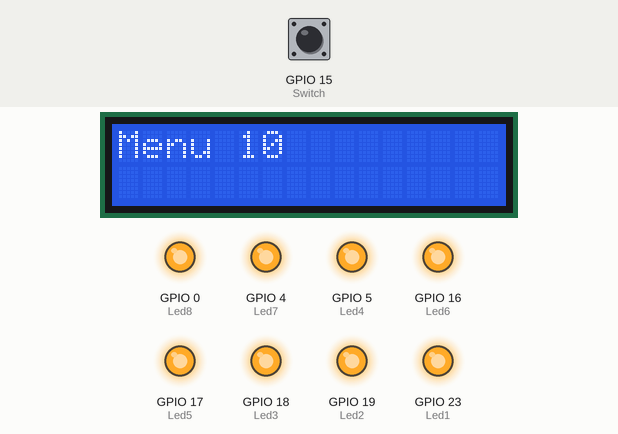
This program was run on a simulated ESP32. Shown: 16×2 character LCD, output pins drawn as LEDs (lit = HIGH). Dashed ring = blinking. The test bench sets the inputs (shaded band); at power-on: GPIO 15 (Switch) HIGH.

Above: at 1.2 s.
1.3 s: GPIO 15 (Switch) pulled LOW for 0.15 s
At 2.11 s:
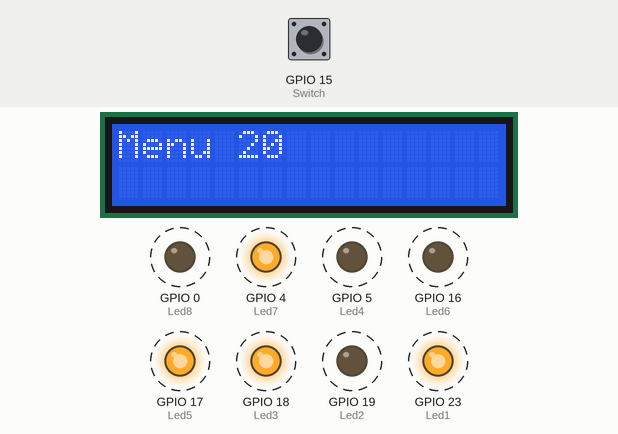
4.3 s: GPIO 15 (Switch) pulled LOW for 1 s
At 4.66 s:
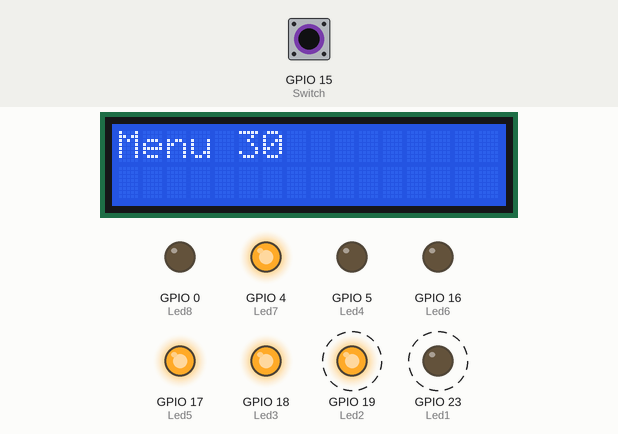
8.0 s: GPIO 15 (Switch) pulled LOW for 3.2 s
At 9.6 s:
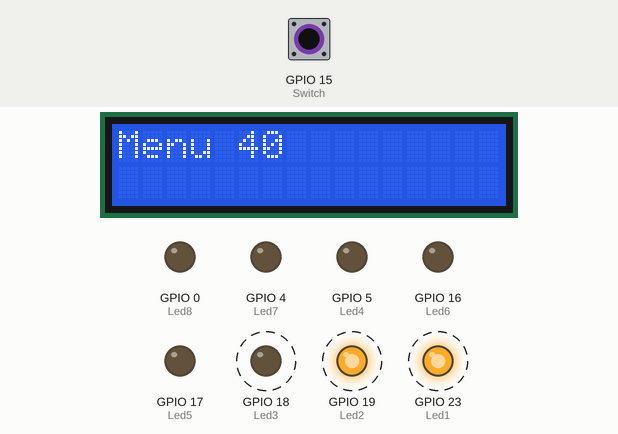
11.8 s: GPIO 15 (Switch) pulled LOW for 3.2 s
At 14.58 s:
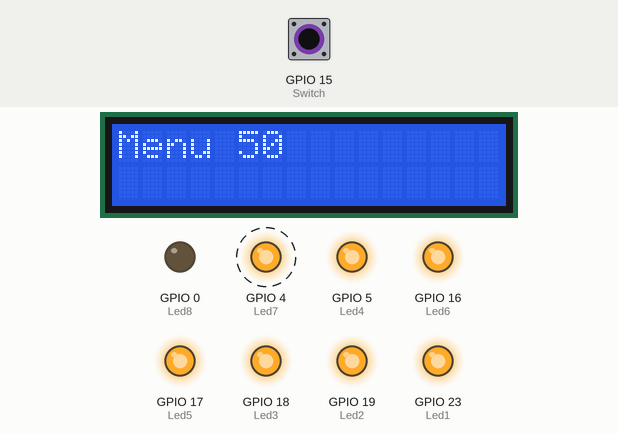
Timing chart, 0 to 16.6 s (numbered marks = the images above; inputs shaded):
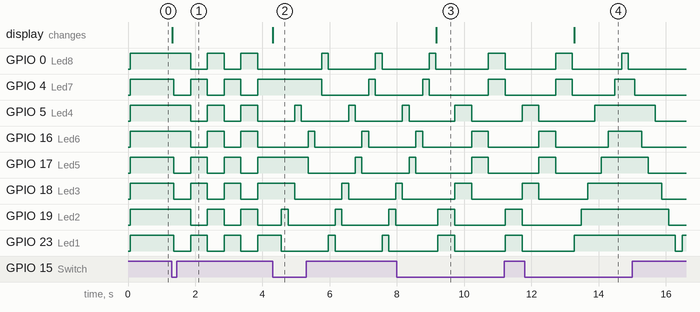

Measured:
- after the input at 1.3 s, GPIO 0 (Led8), GPIO 5 (Led4), GPIO 16 (Led6), GPIO 19 (Led2): alternates HIGH for 0.50 s and LOW for 0.50 s, starting after 0.56 s; GPIO 4 (Led7), GPIO 17 (Led5), GPIO 18 (Led3), GPIO 23 (Led1): alternates HIGH for 0.50 s and LOW for 0.50 s, starting after 0.06 s; the display: changes at once (image 1)
- after the input at 4.3 s, GPIO 0 (Led8): alternates HIGH for 0.20 s and LOW for 1.4 s, starting after 1.5 s; GPIO 5 (Led4): alternates HIGH for 0.20 s and LOW for 1.4 s, starting after 0.66 s
- after the input at 8.0 s, GPIO 18 (Led3): LOW → HIGH after 1.7 s, → LOW 0.50 s later, → HIGH 1.5 s later; the display: changes after 1.2 s (image 3)
- after the input at 11.8 s, the display: changes after 1.5 s (image 4)

The program:

main.cpp
```cpp
#include <Arduino.h>
#include <LiquidCrystal_I2C.h>

#define I2C_SDA 21
#define I2C_SCL 22
#define Switch  15
#define Led1 23
#define Led2 19
#define Led3 18
#define Led4 5
#define Led5 17
#define Led6 16
#define Led7 4
#define Led8 0

LiquidCrystal_I2C lcd(0x27, 16, 2);

int menuIndex = 0;
const int totalMenus = 6;

int leds[] = {Led1, Led2, Led3, Led4, Led5, Led6, Led7, Led8};

void updateLCD() {
  lcd.clear();

  switch(menuIndex) {
    case 0:
      lcd.setCursor(0, 0);
      lcd.print("Menu 10");
      break;
    case 1:
      lcd.setCursor(0, 0);
      lcd.print("Menu 20");
      break;
    case 2:
      lcd.setCursor(0, 0);
      lcd.print("Menu 30");
      break;
    case 3:
      lcd.setCursor(0, 0);
      lcd.print("Menu 40");
      break;
    case 4:
      lcd.setCursor(0, 0);
      lcd.print("Menu 50");
      break;
    case 5:
      lcd.setCursor(0, 0);
      lcd.print("Menu 60");
      break;
  }
}

// ฟังก์ชันเปิด LED ทั้งหมด
void ledsOn() {
  for (int i = 0; i < 8; i++) {
    digitalWrite(leds[i], HIGH);
  }
}

// ฟังก์ชันปิด LED ทั้งหมด
void ledsOff() {
  for (int i = 0; i < 8; i++) {
    digitalWrite(leds[i], LOW);
  }
}

void ledsBlinkAlternating() {
  static unsigned long previousMillis = 0;
  unsigned long currentMillis = millis();
  const long interval = 500;

  if (currentMillis - previousMillis >= interval) {
    previousMillis = currentMillis;

    // สลับการเปิด/ปิด LED คู่/คี่
    static bool toggle = false;

    if (toggle) {
      // เปิด LED คู่ (LED1, LED3, LED5, LED7) และปิด LED คี่ (LED2, LED4, LED6, LED8)
      digitalWrite(Led1, HIGH);
      digitalWrite(Led2, LOW);
      digitalWrite(Led3, HIGH);
      digitalWrite(Led4, LOW);
      digitalWrite(Led5, HIGH);
      digitalWrite(Led6, LOW);
      digitalWrite(Led7, HIGH);
      digitalWrite(Led8, LOW);
    } else {
      // เปิด LED คี่ (LED2, LED4, LED6, LED8) และปิด LED คู่ (LED1, LED3, LED5, LED7)
      digitalWrite(Led1, LOW);
      digitalWrite(Led2, HIGH);
      digitalWrite(Led3, LOW);
      digitalWrite(Led4, HIGH);
      digitalWrite(Led5, LOW);
      digitalWrite(Led6, HIGH);
      digitalWrite(Led7, LOW);
      digitalWrite(Led8, HIGH);
    }

    toggle = !toggle;
  }
}

// ฟังก์ชันสว่างทีละดวงจาก LED1 ถึง LED8
void ledsOneByOne() {
  for (int i = 0; i < 8; i++) {
    digitalWrite(leds[i], HIGH);
    delay(200);
    digitalWrite(leds[i], LOW);
  }
}

// ฟังก์ชันเปิด LED เป็นคู่ (2 ดวงพร้อมกัน)
void ledsOnInPairs() {
  for (int i = 0; i < 8; i += 2) {
    digitalWrite(leds[i], HIGH);
    digitalWrite(leds[i + 1], HIGH);
    delay(500);
    digitalWrite(leds[i], LOW);
    digitalWrite(leds[i + 1], LOW);
  }
}
// ฟังก์ชันสว่างจาก LED1 ถึง LED8 แล้วดับจาก LED8 ถึง LED1
void ledsSweep() {

  for (int i = 0; i < 8; i++) {
    digitalWrite(leds[i], HIGH);
    delay(200);
  }


  for (int i = 7; i >= 0; i--) {
    digitalWrite(leds[i], LOW);
    delay(200);
  }
}
// ฟังก์ชันกระพริบ LED ทั้งหมดพร้อมกัน
void ledsBlinkAll() {
  static unsigned long lastMillis = 0;
  static bool ledState = false;
  unsigned long currentMillis = millis();

  if (currentMillis - lastMillis >= 500) {
    ledState = !ledState;

    for (int i = 0; i < 8; i++) {
      digitalWrite(leds[i], ledState ? HIGH : LOW);
    }

    lastMillis = currentMillis;
  }
}

void setup() {
  lcd.init(I2C_SDA, I2C_SCL);
  lcd.backlight();

  for (int i = 0; i < 8; i++) {
    pinMode(leds[i], OUTPUT);
  }

  updateLCD();
  pinMode(Switch, INPUT_PULLUP);
}

void loop() {
  static bool lastSwitchState = HIGH;
  bool switchState = digitalRead(Switch);


  if (switchState == LOW && lastSwitchState == HIGH) {
    menuIndex = (menuIndex + 1) % totalMenus;
    updateLCD();
    delay(50);
  }

  switch(menuIndex) {
    case 0:
      ledsOn();  // เมนู 1 เปิด LED ทั้งหมด
      break;
    case 1:
      ledsBlinkAlternating();  // เมนู 2 กระพริบ LED คู่/คี่ สลับกัน
      break;
    case 2:
      ledsOneByOne();  // เมนู 3 สว่างทีละดวง
      break;
    case 3:
      ledsOnInPairs();  // เมนู 4 เปิด LED คู่
      break;
    case 4:
      ledsSweep();  // เมนู 5 สว่างจากดอกแรกไปดอกสุดท้ายแล้วดับกลับ
      break;
    case 5:
      ledsBlinkAll();  // เมนู 6 กระพริบ LED ทั้งหมด
      break;
    default:
      ledsOff();
      break;
  }

  lastSwitchState = switchState;
}
```

Weet3.cpp
```cpp
/*
#include <Arduino.h>
// กำหนดพอร์ตที่ใช้สำหรับ LED
int L1 = 23; // led1
int L2 = 19; // led2
int L3 = 18; // led3
int L4 = 5; // led4
int L5 = 17; // led5
int L6 = 16; // led6
int L7 = 4; // led7
int L8 = 0; // led8

void setup() {
  // ตั้งค่า LED ทุกตัวให้ทำงานในโหมด PWM
  pinMode(L1, OUTPUT);
  pinMode(L2, OUTPUT);
  pinMode(L3, OUTPUT);
  pinMode(L4, OUTPUT);
  pinMode(L5, OUTPUT);
  pinMode(L6, OUTPUT);
  pinMode(L7, OUTPUT);
  pinMode(L8, OUTPUT);

  // ตั้งค่าพอร์ตของ Potentiometer
  pinMode(36, INPUT);  // Potentiometer เชื่อมต่อกับ GPIO36 (A0)
}

void loop() {
  // อ่านค่าจาก Potentiometer (0 ถึง 4095)
  int potValue = analogRead(36);

  // ปิด LED ทั้งหมดก่อน
  digitalWrite(L1, LOW);
  digitalWrite(L2, LOW);
  digitalWrite(L3, LOW);
  digitalWrite(L4, LOW);
  digitalWrite(L5, LOW);
  digitalWrite(L6, LOW);
  digitalWrite(L7, LOW);
  digitalWrite(L8, LOW);

  // ตรวจสอบค่าจาก Potentiometer และเปิด LED ตามช่วงค่าที่กำหนด
  if (potValue >= 0 && potValue <= 500) {
    // ถ้าค่า Potentiometer อยู่ในช่วง 0-500 ให้ L1 ติด
    digitalWrite(L1, HIGH);
  }
  else if (potValue >= 501 && potValue <= 1000) {
    // ถ้าค่า Potentiometer อยู่ในช่วง 501-1000 ให้ L1 L2 L3 ติด
    digitalWrite(L1, HIGH);
    digitalWrite(L2, HIGH);
    digitalWrite(L3, HIGH);
  }
  else if (potValue >= 1001 && potValue <= 2000) {
    // ถ้าค่า Potentiometer อยู่ในช่วง 1001-2000 ให้ L1 L2 L3 L4 L5 ติด
    digitalWrite(L1, HIGH);
    digitalWrite(L2, HIGH);
    digitalWrite(L3, HIGH);
    digitalWrite(L4, HIGH);
    digitalWrite(L5, HIGH);
  }
  else if (potValue > 2000) {
    // ถ้าค่า Potentiometer อยู่ในช่วงมากกว่า 2000 ให้ L1 L2 L3 L4 L5 L6 L7 L8 ติด
    digitalWrite(L1, HIGH);
    digitalWrite(L2, HIGH);
    digitalWrite(L3, HIGH);
    digitalWrite(L4, HIGH);
    digitalWrite(L5, HIGH);
    digitalWrite(L6, HIGH);
    digitalWrite(L7, HIGH);
    digitalWrite(L8, HIGH);
  }

  // หน่วงเวลาเพื่อให้การอ่านค่ามีความเสถียร
  delay(100);
}
*/
```

Y01.cpp
```cpp
/*
// #include <Arduino.h>

// int potPin = 36;
// int potPin1 = 39 ;
// int led1 = 23;
// int led2 = 19;
// int led3 = 18;
// int led4 = 5;
// int led5 = 17;
// int led6 = 16;
// int led7 = 4;
// int led8 = 0;

// void setup()
// {
//   pinMode(led1,OUTPUT);
//   pinMode(led2,OUTPUT);
//   pinMode(led3,OUTPUT);
//   pinMode(led4,OUTPUT);
//   pinMode(led5,OUTPUT);
//   pinMode(led6,OUTPUT);
//   pinMode(led7,OUTPUT);
//   pinMode(led8,OUTPUT);
//   ledcSetup(0,5000,8);
// }

// void loop()
// {
//     int potValue = analogRead(potPin);
//     int potValue1 = analogRead(potPin1);
//     int dutyCycle = map(potValue,0,4095,0,255);
//     int dutyCycle1 = map(potValue1,0,4095,0,255);
//     ledcWrite(0,dutyCycle);
//     ledcWrite(0,dutyCycle1);
//     delay(10);

//     if(potValue <1 )
//     {
//       digitalWrite(led1,LOW);
//       digitalWrite(led2,LOW);
//       digitalWrite(led3,LOW);
//       digitalWrite(led4,LOW);
//     }
//     else if(potValue > 1 && potValue <= 1023)
//     {
//       digitalWrite(led1,HIGH);
//       digitalWrite(led2,LOW);
//       digitalWrite(led3,LOW);
//       digitalWrite(led4,LOW);
//     }
//     else if(potValue >= 1023 && potValue <= 2046)
//     {
//       digitalWrite(led1,HIGH);
//       digitalWrite(led2,HIGH);
//       digitalWrite(led3,LOW);
//       digitalWrite(led4,LOW);
//     }
//     else if(potValue >= 2046 && potValue <= 3068)
//     {
//       digitalWrite(led1,HIGH);
//       digitalWrite(led2,HIGH);
//       digitalWrite(led3,HIGH);
//       digitalWrite(led4,LOW);
//     }
//     else if(potValue >= 3068)
//     {
//       digitalWrite(led1,HIGH);
//       digitalWrite(led2,HIGH);
//       digitalWrite(led3,HIGH);
//       digitalWrite(led4,HIGH);
//     }

//     if(potValue1 <1 )
//     {
//       digitalWrite(led5,LOW);
//       digitalWrite(led6,LOW);
//       digitalWrite(led7,LOW);
//       digitalWrite(led8,LOW);
//     }
//     else if(potValue1 > 1 && potValue1 <= 1023)
//     {
//       digitalWrite(led5,HIGH);
//       digitalWrite(led6,LOW);
//       digitalWrite(led7,LOW);
//       digitalWrite(led8,LOW);
//     }
//     else if(potValue1 >= 1023 && potValue1 <= 2046)
//     {
//       digitalWrite(led5,HIGH);
//       digitalWrite(led6,HIGH);
//       digitalWrite(led7,LOW);
//       digitalWrite(led8,LOW);
//     }
//     else if(potValue1 >= 2046 && potValue1 <= 3068)
//     {
//       digitalWrite(led5,HIGH);
//       digitalWrite(led6,HIGH);
//       digitalWrite(led7,HIGH);
//       digitalWrite(led8,LOW);
//     }
//     else if(potValue1 >= 3068)
//     {
//       digitalWrite(led5,HIGH);
//       digitalWrite(led6,HIGH);
//       digitalWrite(led7,HIGH);
//       digitalWrite(led8,HIGH);
//     }

//     if (potValue >=4095 && potValue1 >= 4095)
//     {
//       digitalWrite(led1,HIGH);
//       digitalWrite(led2,LOW);
//       digitalWrite(led3,HIGH);
//       digitalWrite(led4,LOW);
//       digitalWrite(led5,HIGH);
//       digitalWrite(led6,LOW);
//       digitalWrite(led7,HIGH);
//       digitalWrite(led8,LOW);
//       delay(1000);
//       digitalWrite(led1,LOW);
//       digitalWrite(led2,HIGH);
//       digitalWrite(led3,LOW);
//       digitalWrite(led4,HIGH);
//       digitalWrite(led5,LOW);
//       digitalWrite(led6,HIGH);
//       digitalWrite(led7,LOW);
//       digitalWrite(led8,HIGH);
//       delay(1000);
//     }
// }
*/
```

lab.cpp
```cpp
/*
// #include <Arduino.h>
// // กำหนดพอร์ตที่ใช้สำหรับ LED
// int L1 = 23; // led1
// int L2 = 19; // led2
// int L3 = 18; // led3
// int L4 = 5; // led4
// int L5 = 17; // led5
// int L6 = 16; // led6
// int L7 = 4; // led7
// int L8 = 0; // led8

// void setup()
// {
//   // ตั้งค่า LED ทุกตัวให้ทำงานในโหมด PWM
//   pinMode(L1, OUTPUT);
//   pinMode(L2, OUTPUT);
//   pinMode(L3, OUTPUT);
//   pinMode(L4, OUTPUT);
//   pinMode(L5, OUTPUT);
//   pinMode(L6, OUTPUT);
//   pinMode(L7, OUTPUT);
//   pinMode(L8, OUTPUT);

//   // ตั้งค่าพอร์ตของ Potentiometer
//   pinMode(36, INPUT);  // Potentiometer เชื่อมต่อกับ GPIO36 (A0)
//   pinMode(39, INPUT);
// }

// void loop() {
// {
//   // อ่านค่าจาก Potentiometer (0 ถึง 4095)
//   int potValue = analogRead(36);

//   // ปิด LED ทั้งหมดก่อน
//   digitalWrite(L1, LOW);
//   digitalWrite(L2, LOW);
//   digitalWrite(L3, LOW);
//   digitalWrite(L4, LOW);


//   // ตรวจสอบค่าจาก Potentiometer และเปิด LED ตามช่วงค่าที่กำหนด
//   if (potValue >= 1 && potValue <= 1500) {
//     // ถ้าค่า Potentiometer อยู่ในช่วง 0-500 ให้ L1 ติด
//     digitalWrite(L1, HIGH);
//   }
//   else if (potValue >= 1501 && potValue <= 2500) {
//     // ถ้าค่า Potentiometer อยู่ในช่วง 501-1000 ให้ L1 L2 L3 ติด
//     digitalWrite(L1, HIGH);
//     digitalWrite(L2, HIGH);

//   }
//   else if (potValue >= 2501 && potValue <= 3200) {
//     // ถ้าค่า Potentiometer อยู่ในช่วง 1001-2000 ให้ L1 L2 L3 L4 L5 ติด
//     digitalWrite(L1, HIGH);
//     digitalWrite(L2, HIGH);
//     digitalWrite(L3, HIGH);

//   }
//   else if (potValue > 3201 ) {
//     // ถ้าค่า Potentiometer อยู่ในช่วงมากกว่า 2000 ให้ L1 L2 L3 L4 L5 L6 L7 L8 ติด
//     digitalWrite(L1, HIGH);
//     digitalWrite(L2, HIGH);
//     digitalWrite(L3, HIGH);
//     digitalWrite(L4, HIGH);

//   }

//   // หน่วงเวลาเพื่อให้การอ่านค่ามีความเสถียร
//   delay(100);

// }
// {
//   int potValue = analogRead(39);

//   // ปิด LED ทั้งหมดก่อน
//   digitalWrite(L5, LOW);
//   digitalWrite(L6, LOW);
//   digitalWrite(L7, LOW);
//   digitalWrite(L8, LOW);


//   // ตรวจสอบค่าจาก Potentiometer และเปิด LED ตามช่วงค่าที่กำหนด
//   if (potValue >= 1 && potValue <= 1500) {
//     // ถ้าค่า Potentiometer อยู่ในช่วง 0-500 ให้ L1 ติด
//     digitalWrite(L5, HIGH);
//   }
//   else if (potValue >= 1501 && potValue <= 2500) {
//     // ถ้าค่า Potentiometer อยู่ในช่วง 501-1000 ให้ L1 L2 L3 ติด
//     digitalWrite(L5, HIGH);
//     digitalWrite(L6, HIGH);

//   }
//   else if (potValue >= 2501 && potValue <= 3200) {
//     // ถ้าค่า Potentiometer อยู่ในช่วง 1001-2000 ให้ L1 L2 L3 L4 L5 ติด
//     digitalWrite(L5, HIGH);
//     digitalWrite(L6, HIGH);
//     digitalWrite(L7, HIGH);

//   }
//   else if (potValue > 3201) {
//     // ถ้าค่า Potentiometer อยู่ในช่วงมากกว่า 2000 ให้ L1 L2 L3 L4 L5 L6 L7 L8 ติด
//     digitalWrite(L5, HIGH);
//     digitalWrite(L6, HIGH);
//     digitalWrite(L7, HIGH);
//     digitalWrite(L8, HIGH);

//   }

//   // หน่วงเวลาเพื่อให้การอ่านค่ามีความเสถียร
//   delay(100);
//   }
// }
*/
```

test.cpp
```cpp
/*

#include <Arduino.h>
#define VOLUME_P1 36
#define VOLUME_P2 39

// LED Pins
#define LED1_P1 23
#define LED2_P1 19
#define LED3_P1 18
#define LED4_P1 5

#define LED1_P2 17
#define LED2_P2 16
#define LED3_P2 4
#define LED4_P2 0

void setup() {
  // Set LED pins as OUTPUT
  pinMode(LED1_P1, OUTPUT);
  pinMode(LED2_P1, OUTPUT);
  pinMode(LED3_P1, OUTPUT);
  pinMode(LED4_P1, OUTPUT);

  pinMode(LED1_P2, OUTPUT);
  pinMode(LED2_P2, OUTPUT);
  pinMode(LED3_P2, OUTPUT);
  pinMode(LED4_P2, OUTPUT);

  // Initialize LEDs as OFF
  digitalWrite(LED1_P1, LOW);
  digitalWrite(LED2_P1, LOW);
  digitalWrite(LED3_P1, LOW);
  digitalWrite(LED4_P1, LOW);

  digitalWrite(LED1_P2, LOW);
  digitalWrite(LED2_P2, LOW);
  digitalWrite(LED3_P2, LOW);
  digitalWrite(LED4_P2, LOW);

  // Configure volume pins as input
  pinMode(VOLUME_P1, INPUT);
  pinMode(VOLUME_P2, INPUT);
}

void loop() {
  // Read analog values from P1 and P2
  int volumeP1 = analogRead(VOLUME_P1);
  int volumeP2 = analogRead(VOLUME_P2);

  // Check if both volumes are at maximum
  if (volumeP1 > 4000 && volumeP2 > 4000) {
    // Blink all LEDs alternately
    for (int i = 0; i < 5; i++) { // Blink 5 times
      // Turn on LED group 1
      digitalWrite(LED1_P1, HIGH);
      digitalWrite(LED2_P1, LOW);
      digitalWrite(LED3_P1, HIGH);
      digitalWrite(LED4_P1, LOW);

      digitalWrite(LED1_P2, HIGH);
      digitalWrite(LED2_P2, LOW);
      digitalWrite(LED3_P2, HIGH);
      digitalWrite(LED4_P2, LOW);

      delay(500); // Wait 500 ms

      // Turn on LED group 2
      digitalWrite(LED1_P1, LOW);
      digitalWrite(LED2_P1, HIGH);
      digitalWrite(LED3_P1, LOW);
      digitalWrite(LED4_P1, HIGH);

      digitalWrite(LED1_P2, LOW);
      digitalWrite(LED2_P2, HIGH);
      digitalWrite(LED3_P2, LOW);
      digitalWrite(LED4_P2, HIGH);

      delay(500); // Wait 500 ms
    }
  } else {
    // Control LEDs for P1
    if (volumeP1 > 3600) {
      digitalWrite(LED1_P1, HIGH);
      digitalWrite(LED2_P1, HIGH);
      digitalWrite(LED3_P1, HIGH);
      digitalWrite(LED4_P1, HIGH);
    } else if (volumeP1 > 2800) {
      digitalWrite(LED1_P1, HIGH);
      digitalWrite(LED2_P1, HIGH);
      digitalWrite(LED3_P1, HIGH);
      digitalWrite(LED4_P1, LOW);
    } else if (volumeP1 > 1600) {
      digitalWrite(LED1_P1, HIGH);
      digitalWrite(LED2_P1, HIGH);
      digitalWrite(LED3_P1, LOW);
      digitalWrite(LED4_P1, LOW);
    } else if (volumeP1 > 600) {
      digitalWrite(LED1_P1, HIGH);
      digitalWrite(LED2_P1, LOW);
      digitalWrite(LED3_P1, LOW);
      digitalWrite(LED4_P1, LOW);
    } else {
      digitalWrite(LED1_P1, LOW);
      digitalWrite(LED2_P1, LOW);
      digitalWrite(LED3_P1, LOW);
      digitalWrite(LED4_P1, LOW);
    }

    // Control LEDs for P2
    if (volumeP2 > 3600) {
      digitalWrite(LED1_P2, HIGH);
      digitalWrite(LED2_P2, HIGH);
      digitalWrite(LED3_P2, HIGH);
      digitalWrite(LED4_P2, HIGH);
    } else if (volumeP2 > 2800) {
      digitalWrite(LED1_P2, HIGH);
      digitalWrite(LED2_P2, HIGH);
      digitalWrite(LED3_P2, HIGH);
      digitalWrite(LED4_P2, LOW);
    } else if (volumeP2 > 1600) {
      digitalWrite(LED1_P2, HIGH);
      digitalWrite(LED2_P2, HIGH);
      digitalWrite(LED3_P2, LOW);
      digitalWrite(LED4_P2, LOW);
    } else if (volumeP2 > 600) {
      digitalWrite(LED1_P2, HIGH);
      digitalWrite(LED2_P2, LOW);
      digitalWrite(LED3_P2, LOW);
      digitalWrite(LED4_P2, LOW);
    } else {
      digitalWrite(LED1_P2, LOW);
      digitalWrite(LED2_P2, LOW);
      digitalWrite(LED3_P2, LOW);
      digitalWrite(LED4_P2, LOW);
    }
  }

  delay(100); // Small delay for stability
}
*/
```
